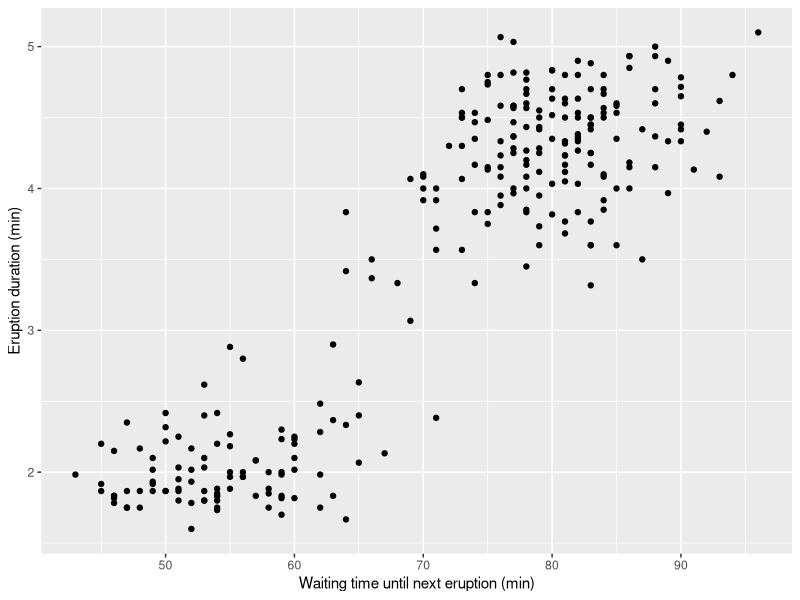
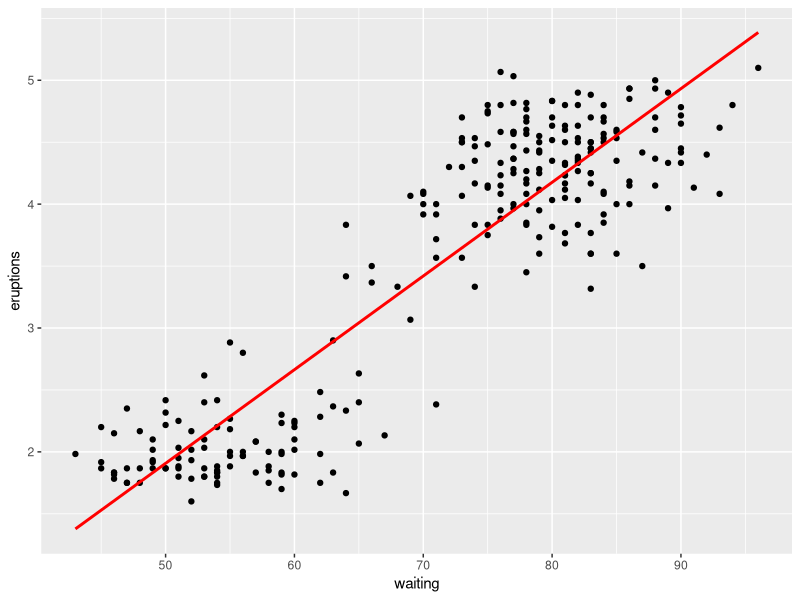

Here is the R script that generated these plots, in order:
## ---- chunk 1
knitr::opts_chunk$set(echo = TRUE)
## ---- chunk 2
head(faithful,20)
## ---- chunk 3
library(ggplot2)
p <- ggplot(faithful) +
       geom_point(aes(x=waiting, y=eruptions)) +
       scale_x_continuous("Waiting time until next eruption (min)") +
       scale_y_continuous("Eruption duration (min)")
print(p)
## ---- chunk 4
lm(eruptions ~ waiting, data = faithful)
## ---- chunk 5
ggplot(faithful, aes(x=waiting, y=eruptions)) +    geom_point() +  geom_smooth(method=lm , color="red", se=FALSE)
## ---- chunk 6
eruption.lm <- lm(eruptions ~ waiting, data = faithful)
## ---- chunk 7
summary(eruption.lm)$r.squared
## ---- chunk 8
cor(faithful$waiting,faithful$eruptions)
